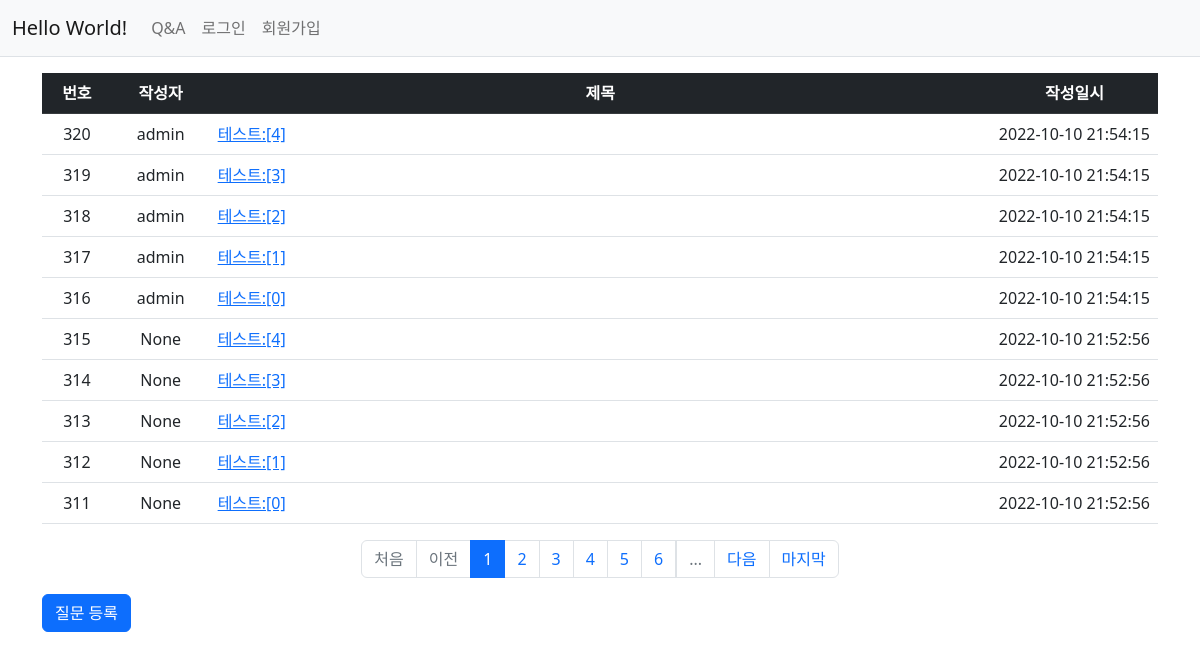
Page /board_qna/ on the earlier database version.
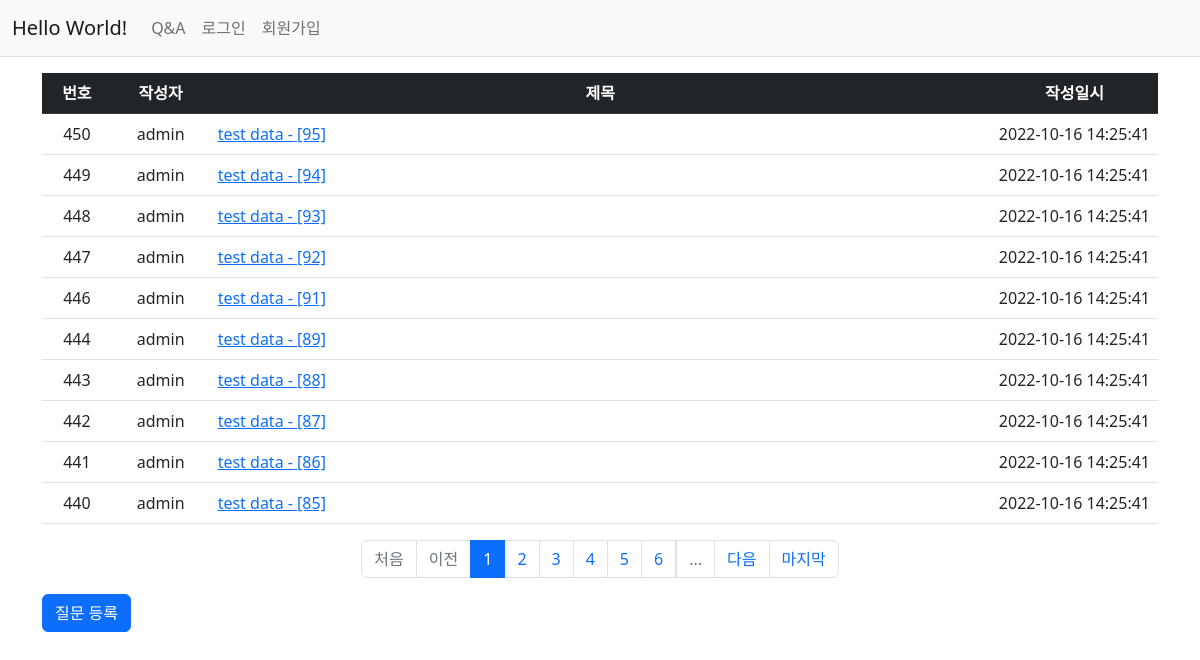
Same page on the later database version.
### board_qna/models.py (models this page shows, shortened)
class Question(models.Model):
    user = models.ForeignKey(User, on_delete=models.SET_NULL, null=True, related_name='question_user')
    subject = models.CharField(max_length=200)
    content = models.TextField()
    date_create = models.DateTimeField()
    date_modify = models.DateTimeField(null=True, blank=True)  # null is for DB, blank is for validation
    voter = models.ManyToManyField(User, related_name='question_voter')

### board_qna/views/base.py (the view)
# urls.py: path('', base.index, name='index'),  # name parameter is to set name of url variable for template
def index(request):
    page = request.GET.get(key='page', default='1')  # get value of 'page' from HTTP Request
    question_list = Question.objects.order_by('-id')  # order by id desc
    paginator = Paginator(object_list=question_list, per_page=10)  # number of object per page
    page_obj = paginator.get_page(number=page)  # page to return
    total_pages = paginator.num_pages  # get number of total pages
    context = {'question_list': page_obj, 'total_pages': total_pages}  # total_page is for template filter
    return render(request=request, template_name='board_qna/question_list.html', context=context)

### board_qna/templatetags/board_qna_filter.py (called while the page is built)
@register.filter(name='sub')
def sub(value, arg):
    return value - arg

### templates/board_qna/question_list.html (shortened to what this page needs)
{% extends 'base.html' %}
{% load board_qna_filter %}
{% block content %}
<div class="container my-3 text-nowrap">
  <table class="table">
    <thead>
    <tr class="table-dark text-center" >
      <th>번호</th>
      <th>작성자</th>
      <th>제목</th>
      <th>작성일시</th>
    </tr>
    </thead>
    <tbody>
    {% if question_list %}
      {% for question in question_list %}
        <tr>
          <td class="text-center">{{ question.id }}</td>
          <td class="text-center">{{ question.user }}</td>
          <td width="70%">
            <a href="{% url 'board_qna:detail' question.id %}">{{ question.subject }}</a>
          </td>
          <td class="text-center" width="5%">{{ question.date_create|date:'Y-m-d H:i:s' }}</td>
        </tr>
      {% endfor %}
    {% else %}
      <tr>
        <td colspan="3">질문이 없습니다.</td>
      </tr>
    {% endif %}
    </tbody>
  </table>
  <ul class="pagination justify-content-center">
    {% if question_list.has_previous %}
      <li class="page-item">
        <a class="page-link" href="?page={{ question_list. }}">처음</a>
      </li>
    {% else %}
      <li class="page-item disabled">
        <a class="page-link" tabindex="-1" aria-disabled="true" href="#">처음</a>
      </li>
    {% endif %}
    {% if question_list.has_previous %}
      <li class="page-item">
        <a class="page-link" href="?page={{ question_list.previous_page_number }}">이전</a>
      </li>
    {% else %}
      <li class="page-item disabled">
        <a class="page-link" tabindex="-1" aria-disabled="true" href="#">이전</a>
      </li>
    {% endif %}
    {% for page_number in question_list.paginator.page_range %}
      {% if page_number >= question_list.number|add:-5 and page_number <= question_list.number|add:5 %}
        {% if page_number == question_list.number %}
          <li class="page-item active" aria-current="page">
            <a class="page-link" href="?page={{ page_number }}">{{ page_number }}</a>
          </li>
        {% else %}
          <li class="page-item">
            <a class="page-link" href="?page={{ page_number }}">{{ page_number }}</a>
          </li>
        {% endif %}
      {% endif %}
    {% endfor %}
    {% if total_pages|sub:question_list.number > 5 %}
      <li class="page-item page-link disabled">...</li>
    {% endif %}
    {% if question_list.has_next %}
      <li class="page-item">
        <a class="page-link" href="?page={{ question_list.next_page_number }}">다음</a>
      </li>
    {% else %}
      <li class="page-item disabled">
        <a class="page-link" tabindex="-1" aria-disabled="true" href="#">다음</a>
      </li>
    {% endif %}
    {% if question_list.has_next %}
      <li class="page-item">
        <a class="page-link" href="?page={{ total_pages }}">마지막</a>
      </li>
    {% else %}
      <li class="page-item disabled">
        <a class="page-link" tabindex="-1" aria-disabled="true" href="#">마지막</a>
      </li>
    {% endif %}
  </ul>
  <a href="{% url 'board_qna:question_create' %}" class="btn btn-primary">질문 등록</a>
</div>
{% endblock %}

Differences in the rows shown:
removed Question: id "320", user "admin", subject "테스트:[4]", date_create "2022-10-10 21:54:15"
no longer on this page (row unchanged): Question: id "319", user "admin", subject "테스트:[3]", date_create "2022-10-10 21:54:15"
no longer on this page (row unchanged): Question: id "318", user "admin", subject "테스트:[2]", date_create "2022-10-10 21:54:15"
no longer on this page (row unchanged): Question: id "317", user "admin", subject "테스트:[1]", date_create "2022-10-10 21:54:15"
no longer on this page (row unchanged): Question: id "316", user "admin", subject "테스트:[0]", date_create "2022-10-10 21:54:15"
no longer on this page (row unchanged): Question: id "315", user "None", subject "테스트:[4]", date_create "2022-10-10 21:52:56"
no longer on this page (row unchanged): Question: id "314", user "None", subject "테스트:[3]", date_create "2022-10-10 21:52:56"
no longer on this page (row unchanged): Question: id "313", user "None", subject "테스트:[2]", date_create "2022-10-10 21:52:56"
no longer on this page (row unchanged): Question: id "312", user "None", subject "테스트:[1]", date_create "2022-10-10 21:52:56"
no longer on this page (row unchanged): Question: id "311", user "None", subject "테스트:[0]", date_create "2022-10-10 21:52:56"
added Question: id "450", user "admin", subject "test data - [95]", date_create "2022-10-16 14:25:41"
added Question: id "449", user "admin", subject "test data - [94]", date_create "2022-10-16 14:25:41"
added Question: id "448", user "admin", subject "test data - [93]", date_create "2022-10-16 14:25:41"
added Question: id "447", user "admin", subject "test data - [92]", date_create "2022-10-16 14:25:41"
added Question: id "446", user "admin", subject "test data - [91]", date_create "2022-10-16 14:25:41"
added Question: id "444", user "admin", subject "test data - [89]", date_create "2022-10-16 14:25:41"
added Question: id "443", user "admin", subject "test data - [88]", date_create "2022-10-16 14:25:41"
added Question: id "442", user "admin", subject "test data - [87]", date_create "2022-10-16 14:25:41"
added Question: id "441", user "admin", subject "test data - [86]", date_create "2022-10-16 14:25:41"
added Question: id "440", user "admin", subject "test data - [85]", date_create "2022-10-16 14:25:41"
